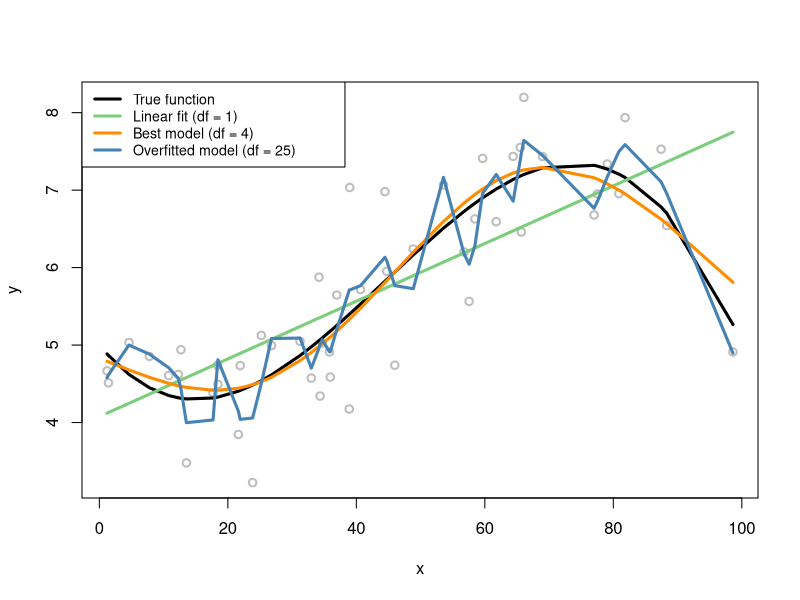

Source code (R):
## ---- chunk 1
knitr::opts_chunk$set(echo = TRUE)
## ---- chunk 2
library(randomForest)

## ---- chunk 3
seed <- 1809
set.seed(seed)

gen_data <- function(n, beta, sigma_eps) {
    eps <- rnorm(n, 0, sigma_eps)
    x <- sort(runif(n, 0, 100))
    X <- cbind(1, poly(x, degree = (length(beta) - 1), raw = TRUE))
    y <- as.numeric(X %*% beta + eps)
    
    return(data.frame(x = x, y = y))
}

# Fit the models
require(splines)

n_rep <- 100
n_df <- 30
df <- 1:n_df
beta <- c(5, -0.1, 0.004, -3e-05)
n_train <- 50
n_test <- 10000
sigma_eps <- 0.5

xy <- res <- list()
xy_test <- gen_data(n_test, beta, sigma_eps)
for (i in 1:n_rep) {
    xy[[i]] <- gen_data(n_train, beta, sigma_eps)
    x <- xy[[i]][, "x"]
    y <- xy[[i]][, "y"]
    res[[i]] <- apply(t(df), 2, function(degf) lm(y ~ ns(x, df = degf)))
}
## ---- chunk 4
# Plot the data
x <- xy[[1]]$x
X <- cbind(1, poly(x, degree = (length(beta) - 1), raw = TRUE))
y <- xy[[1]]$y
plot(y ~ x, col = "gray", lwd = 2)
lines(x, X %*% beta, lwd = 3, col = "black")
lines(x, fitted(res[[1]][[1]]), lwd = 3, col = "palegreen3")
lines(x, fitted(res[[1]][[4]]), lwd = 3, col = "darkorange")
lines(x, fitted(res[[1]][[25]]), lwd = 3, col = "steelblue")
legend(x = "topleft", legend = c("True function", "Linear fit (df = 1)", "Best model (df = 4)", 
    "Overfitted model (df = 25)"), lwd = rep(3, 4), col = c("black", "palegreen3", 
    "darkorange", "steelblue"), text.width = 32, cex = 0.85)
## ---- chunk 5
# http://joelcadwell.blogspot.de/2016/05/using-support-vector-machines-as-flower.html

library(e1071)
data(iris)
attach(iris)
 
## classification mode
# default with factor response:
model <- svm(Species ~ ., data = iris)
print(model)
